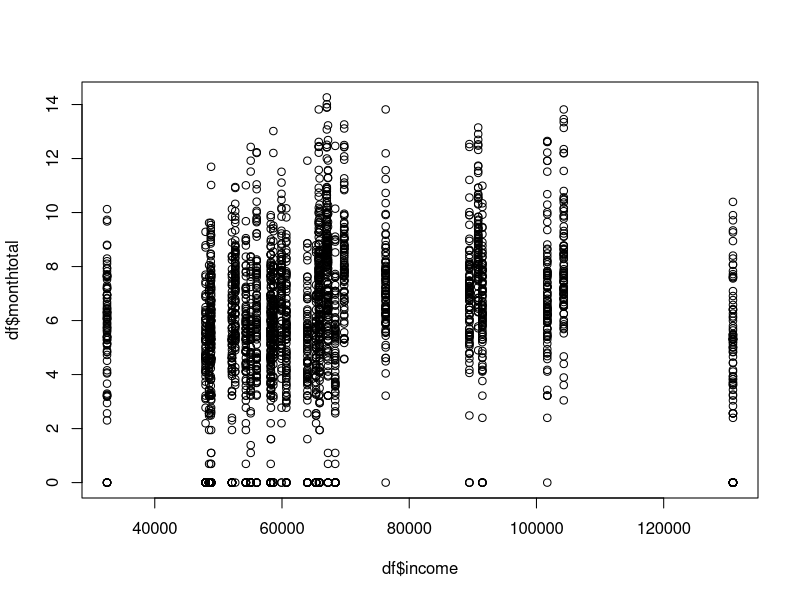

The R source for this figure:
## ---- chunk 1
knitr::opts_chunk$set(echo = TRUE, cache = TRUE)

rm(list = ls())
## ---- chunk 2
cat("  /\\_/\\  (\n ( ^.^ ) _)")
message("   \\\"/  (\n ( | | )")
warning("   /  (\n | )")
cat("(__d b__)")
## ---- chunk 3
df <- read.csv("uscrowdsynth.csv")
plot(df$income, df$monthtotal)
